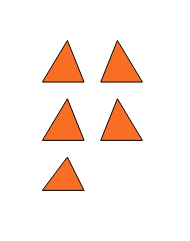

This chart was generated by the following Python code:
import shapefile   #nantinya modul shape file akan di import
w=shapefile.Writer()    #mendeklarasikan variable
w.shapeType      #menjalankan perintah dari sih variable      
w.field("Nama Bidang","Bidang Ke")##membuat kolom dengan tipe data karakter
w.field("Nama Bidang","Bidang Ke") ##membuat kolom dengan tipe data karakter

w.record("Segitiga Sama sisi-sisi","satu")#mengisi record pada kolom yang dibuat tadi
w.record("Segitiga Sama sisi-sisi","dua")#mengisi record pada kolom yang dibuat tadi
w.record("Segitiga Sama sisi-sisi","tiga")#mengisi record pada kolom yang dibuat tadi
w.record("Segitiga Sama sisi-sisi","empat")#mengisi record pada kolom yang dibuat tadi
w.record("Segitiga Sama sisi-sisi","lima") #mengisi record pada kolom yang dibuat tadi
w.poly(parts=[[[-3,6],[-6,1],[-1,1],[-3,6]]],shapeType=shapefile.POLYGON) #membuat point atau titik atau garis
w.poly(parts=[[[3,6],[1,1], [6,1],[3,6]]],shapeType=shapefile.POLYGON) #membuat point atau titik atau garis
w.poly(parts=[[[3,-1],[1,-6],[6,-6],[3,-1]]],shapeType=shapefile.POLYGON) #membuat point atau titik atau garis
w.poly(parts=[[[-3,-1],[-1,-6],[-6,-6],[-3,-1]]],shapeType=shapefile.POLYGON) #membuat point atau titik atau garis
w.poly(parts=[[[-3,-8],[-6,-12],[-1,-12],[-3,-8]]],shapeType=shapefile.POLYGON) #membuat point atau titik atau garis
w.save("soal 10") #untuk menyimpan dengan format file.shp